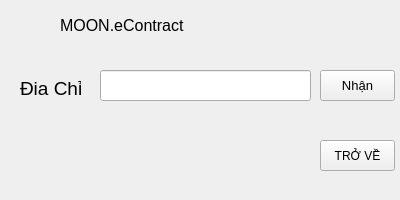
<?xml version="1.0" encoding="UTF-8"?>
<ui version="4.0">
 <class>NhanHopDongWindow</class>
 <widget class="QMainWindow" name="NhanHopDongWindow">
  <property name="geometry">
   <rect>
    <x>0</x>
    <y>0</y>
    <width>400</width>
    <height>200</height>
   </rect>
  </property>
  <property name="windowTitle">
   <string>MainWindow</string>
  </property>
  <widget class="QWidget" name="centralwidget">
   <widget class="QLabel" name="label_5">
    <property name="geometry">
     <rect>
      <x>60</x>
      <y>10</y>
      <width>131</width>
      <height>31</height>
     </rect>
    </property>
    <property name="font">
     <font>
      <pointsize>12</pointsize>
     </font>
    </property>
    <property name="text">
     <string>MOON.eContract</string>
    </property>
   </widget>
   <widget class="QLabel" name="label_4">
    <property name="geometry">
     <rect>
      <x>10</x>
      <y>10</y>
      <width>47</width>
      <height>31</height>
     </rect>
    </property>
    <property name="text">
     <string/>
    </property>
    <property name="pixmap">
     <pixmap>image/HYde (1).png</pixmap>
    </property>
    <property name="scaledContents">
     <bool>true</bool>
    </property>
   </widget>
   <widget class="QPushButton" name="pushButton_Back">
    <property name="geometry">
     <rect>
      <x>320</x>
      <y>140</y>
      <width>75</width>
      <height>31</height>
     </rect>
    </property>
    <property name="text">
     <string>TRỞ VỀ</string>
    </property>
   </widget>
   <widget class="QLabel" name="label">
    <property name="geometry">
     <rect>
      <x>20</x>
      <y>80</y>
      <width>61</width>
      <height>16</height>
     </rect>
    </property>
    <property name="font">
     <font>
      <pointsize>14</pointsize>
     </font>
    </property>
    <property name="text">
     <string>Địa Chỉ</string>
    </property>
   </widget>
   <widget class="QPushButton" name="pushButton">
    <property name="geometry">
     <rect>
      <x>320</x>
      <y>70</y>
      <width>75</width>
      <height>31</height>
     </rect>
    </property>
    <property name="font">
     <font>
      <pointsize>10</pointsize>
     </font>
    </property>
    <property name="text">
     <string>Nhận</string>
    </property>
   </widget>
   <widget class="QLabel" name="label_xacnhan">
    <property name="geometry">
     <rect>
      <x>50</x>
      <y>132</y>
      <width>251</width>
      <height>31</height>
     </rect>
    </property>
    <property name="font">
     <font>
      <pointsize>14</pointsize>
     </font>
    </property>
    <property name="text">
     <string/>
    </property>
   </widget>
   <widget class="QLineEdit" name="Text_Port">
    <property name="geometry">
     <rect>
      <x>100</x>
      <y>70</y>
      <width>211</width>
      <height>31</height>
     </rect>
    </property>
   </widget>
  </widget>
  <widget class="QMenuBar" name="menubar">
   <property name="geometry">
    <rect>
     <x>0</x>
     <y>0</y>
     <width>400</width>
     <height>21</height>
    </rect>
   </property>
  </widget>
 </widget>
 <resources/>
 <connections/>
</ui>
